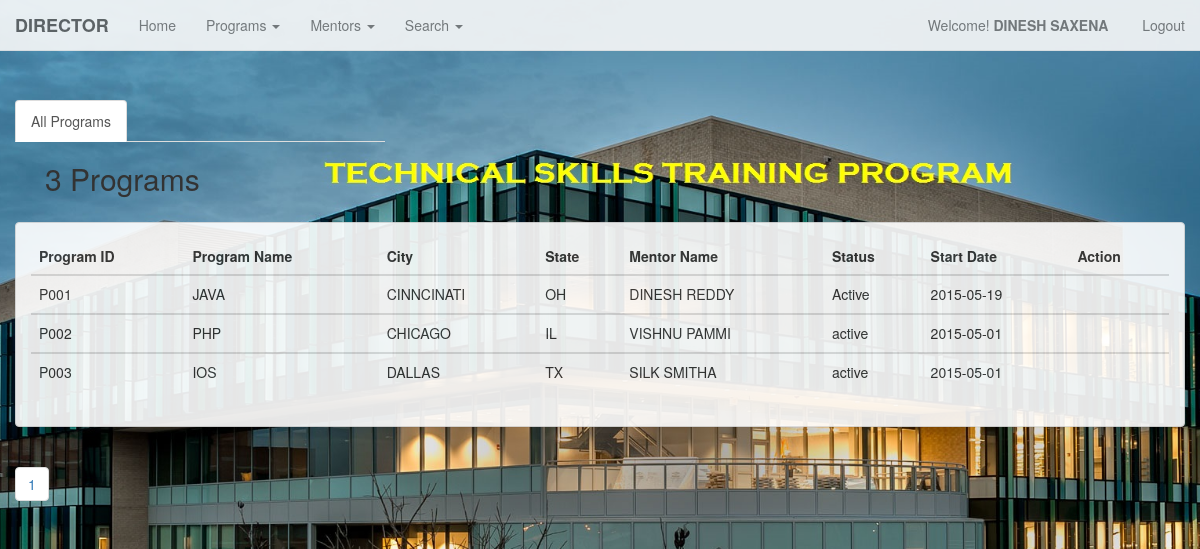
The page /TSTP/update_program.php (signed in) on the database its author committed.
### tables this page shows
CREATE TABLE IF NOT EXISTS `director` (
  `d_id` char(10) NOT NULL,
  `d_name` char(30) DEFAULT NULL,
  `d_email` char(30) DEFAULT NULL,
  `d_cellno` char(10) DEFAULT NULL,
  `d_gender` char(10) DEFAULT NULL
);

CREATE TABLE IF NOT EXISTS `program` (
  `p_id` char(10) NOT NULL,
  `p_name` char(30) DEFAULT NULL,
  `p_city` char(30) DEFAULT NULL,
  `p_state` char(2) DEFAULT NULL,
  `p_date` date DEFAULT NULL,
  `p_status` char(10) DEFAULT NULL,
  `p_fees` decimal(10,2) DEFAULT NULL
);

CREATE TABLE IF NOT EXISTS `mentor` (
  `m_id` char(10) NOT NULL,
  `m_name` char(30) DEFAULT NULL,
  `m_email` char(30) DEFAULT NULL,
  `m_cellno` char(10) DEFAULT NULL,
  `m_gender` char(10) DEFAULT NULL,
  `m_salary` decimal(10,2) DEFAULT NULL
);

### TSTP/update_program.php (the view, shortened to what this page needs)
<?php
	include ('menu_director.php');
?>
<div class="container-fluid">
				<div class = "row" style ="margin-top:50px">
					<div class = "col-md-4">
						<ul class="nav nav-tabs">
							<li role="presentation" class="active"><a href="programs_list.php">All Programs</a></li>
						</ul>
					</div>
				</div>
	<div class="col-md-12">
			<div class = "col-md-10">
					<?php
											$endlimit = 10;
						  $welcome_view = "SELECT * FROM PROGRAM WHERE P_ID IN(SELECT DISTINCT(SETSUP.P_ID) FROM SETSUP,DIRECTOR WHERE DIRECTOR.D_ID = SETSUP.D_ID)";
						  $welcome_viewed = mysql_query($welcome_view);
					     $num_rows = mysql_num_rows($welcome_viewed);
                	if($num_rows == 1){
								echo "<h2> $num_rows Program </h2>";
								}
								else
								echo "<h2>  $num_rows Programs </h2>";
					?>
			</div>
	</div>
<div class="container-fluid" style="margin-top:80px;">
	<div class = "row">
		<div class="panel panel-default">
			<div class="panel-body">
				<div class="table-responsive">
					<?php
						$sql = "SELECT * FROM PROGRAM WHERE P_ID IN(SELECT DISTINCT(SETSUP.P_ID) FROM SETSUP,DIRECTOR WHERE DIRECTOR.D_ID = SETSUP.D_ID)";
						$qry=mysql_query($sql);
					?>
					<table class="table table-hover">
						<thead>
							<tr>
								<th>Program ID</th>
								<th>Program Name</th>
								<th>City</th>
								<th>State</th>
								<th>Mentor Name</th>
								<th>Status</th>
								<th>Start Date</th>
								<th> Action </th>
							</tr>
						</thead>
						<?php
						while($rec=mysql_fetch_array($qry))
						{
						?>
						<tbody>
							<tr>
									<td>
										<?php echo $rec['p_id'] ?>
									</td>
									<td>
										<?php echo $rec['p_name'] ?>
									</td>
									<td>
										<?php echo $rec['p_city'] ?>
									</td>
									<td>
										<?php echo $rec['p_state'] ?>
									</td>
									<td>
										<?php
										  $sql1 = "select m_name from mentor,conducts where mentor.m_id = conducts.m_id and conducts.p_id = '$rec[p_id]'";
										  $qry1=mysql_query($sql1);
										  $rec1=mysql_fetch_array($qry1);
										  echo $rec1['m_name'];
										?>
									</td>
									<td>
										<?php
										echo $rec['p_status'];
										?>
									</td>
									<td>
										<?php echo $rec['p_date']?>
									</td>
									<td>
										<a href='edit_program.php?id=<?php echo $rec['p_id']?>'data-toggle="tooltip" data-placement="top" title="Edit Information"><span class="glyphicon glyphicon-edit" style="font-size:20px"></span></a>
									</td>
					<?php
						}
					?>
							</tr>
						</tbody>
					</table>
				</div>
			</div>
		</div>
	</div>
</div>
<?php
		$num_rows = mysql_num_rows($welcome_viewed);
		$total_pages = ceil($num_rows / $endlimit);
				for($i=1; $i<=$total_pages; $i++ )
					{
						 echo"<ul class='pagination '> <li>&nbsp<a href = 'programs_list.php?page=".$i."'>".$i."</a></li></ul>";
					}
?>
</div>

### TSTP/menu_director.php (shortened to what this page needs)
<!DOCTYPE html>
<html lang="en">
  <head>
	<link href="bootstrap.min.css" rel="stylesheet">
  </head>
<body>
<div class="container-fluid">
	<?php
		$id=$_SESSION['d_id'];
		$result=mysql_query("select * from director where d_id ='$id'")or die(mysql_error);
		$row=mysql_fetch_array($result);
		$FirstName=$row['d_name'];
	?>
				<nav class="navbar navbar-default navbar-fixed-top" role="navigation">
				  <div class="container-fluid">
					<div class="navbar-header">
					  <strong><a class="navbar-brand" href="#">DIRECTOR</a></strong>
					</div>
					<div class="collapse navbar-collapse" id="bs-example-navbar-collapse-1">
					<ul class="nav navbar-nav">
						<li><a href="admin_director.php?id=<?php echo $row['d_id'];?>">Home</a></li>
						<li class="dropdown">
							<a href="#" class="dropdown-toggle" data-toggle="dropdown"> Programs <span class="caret"></span></a>
						</li>
						<li class="dropdown">
							<a href="#" class="dropdown-toggle" data-toggle="dropdown"> Mentors <span class="caret"></span></a>
						</li>
                        <li class="dropdown">
							<a href="#" class="dropdown-toggle" data-toggle="dropdown"> Search <span class="caret"></span></a>
						</li>
					</ul>
					<ul class="nav navbar-nav navbar-right">
						<p class="navbar-text">Welcome! <strong><?php echo " ".$FirstName."&nbsp"; ?></strong></p>
							<li><p class="navbar-text"><a href="logout.php" class="navbar-link" title="Log Out">Logout</a></p></li>
					</ul>
					</div>
				  </div>
				</nav>
	</div>
  </body>
</html>

### TSTP/menu_director.php (style rules this page uses)
body { margin-top: 50px; margin-bottom: 50px; background: url('russ-logo.jpg') no-repeat center center fixed; -webkit-background-size: cover; -moz-background-size: cover; -o-background-size: cover; background-size: cover; }
.navbar-default { opacity: .9; }
.panel-default { opacity: .9; }

### rows shown on the page
director: d_name "DINESH SAXENA"
program: p_id "P001", p_name "JAVA", p_city "CINNCINATI", p_state "OH", mentor.m_name "DINESH REDDY", p_status "Active", p_date "2015-05-19"
program: p_id "P002", p_name "PHP", p_city "CHICAGO", p_state "IL", mentor.m_name "VISHNU PAMMI", p_status "active", p_date "2015-05-01"
program: p_id "P003", p_name "IOS", p_city "DALLAS", p_state "TX", mentor.m_name "SILK SMITHA", p_status "active", p_date "2015-05-01"

### other values the page prints
$num_rows "3"
